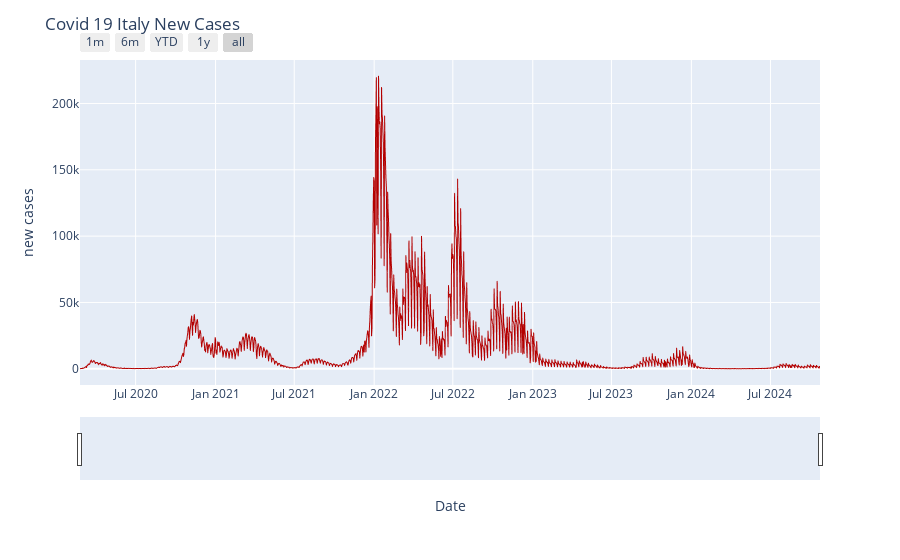

Source (notebook cell):
### Markdown cell above
<a id="2.4"></a>
<h1>Exploratory data analysis</h1>

### Code cell
# plot new_cases with navigation slice
fig = my_plot(covid, 'new_cases',ylabel = "new cases",title="Covid 19 Italy New Cases", navigate = 1)
fig.show()

### Figure 1 — Plotly figure (JSON) as saved in the notebook; plotly's stock layout.template omitted (floating-point values rounded to 4 significant figures; data arrays with more than 128 entries replaced by an {"elided": "..."} marker saying what was removed)
{"data": [{"hovertemplate": "date=%{x}<br>new_cases=%{y}<extra></extra>", "legendgroup": "", "line": {"color": "#b30000", "dash": "solid", "width": 1}, "marker": {"symbol": "circle"}, "mode": "lines", "name": "", "showlegend": false, "type": "scattergl", "x": {"elided": "1704 str values"}, "xaxis": "x", "y": {"elided": "1704 int values"}, "yaxis": "y"}], "layout": {"legend": {"tracegroupgap": 0}, "margin": {"t": 60}, "title": {"text": "Covid 19 Italy New Cases"}, "xaxis": {"anchor": "y", "domain": [0, 1], "rangeselector": {"buttons": [{"count": 1, "label": "1m", "step": "month", "stepmode": "backward"}, {"count": 6, "label": "6m", "step": "month", "stepmode": "backward"}, {"count": 1, "label": "YTD", "step": "year", "stepmode": "todate"}, {"count": 1, "label": "1y", "step": "year", "stepmode": "backward"}, {"step": "all"}]}, "rangeslider": {"visible": true}, "title": {"text": "Date"}}, "yaxis": {"anchor": "x", "domain": [0, 1], "title": {"text": "new cases"}}}}
